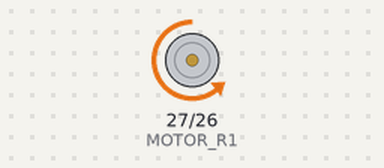
This sketch was run on a simulated ESP32. On the bench: motor-driver pin pairs drawn as motors (green arrow = first pin HIGH = forward, orange = second pin HIGH = backward, longer = more drive).

Above: at 1.5 s.
At 3.5 s:
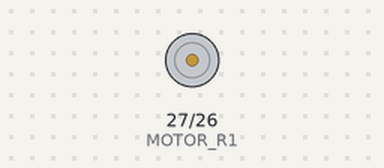
At 5.5 s:
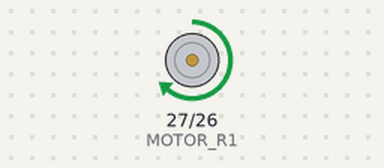
Timing chart, 0 to 10.4 s (numbered marks = the images above):
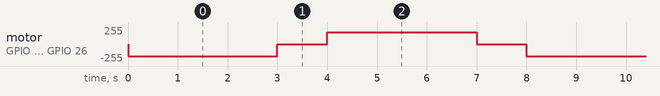

The sketch:

Motor_practice.ino
```cpp
// 右邊馬達的針腳
#define MOTOR_R1 27
#define MOTOR_R2 26

// 設定函式，只會執行一次
void setup() {
  // 馬達設為輸出模式
  pinMode(MOTOR_R1, OUTPUT);
  pinMode(MOTOR_R2, OUTPUT);
}

// 迴圈函式，會不斷重複執行
void loop() {
  // 馬達正轉3秒
  analogWrite(MOTOR_R1, 0);
  analogWrite(MOTOR_R2, 180);
  delay(3000);
  // 馬達停止1秒
  analogWrite(MOTOR_R1, 0);
  analogWrite(MOTOR_R2, 0);
  delay(1000);
  // 馬達反轉3秒
  analogWrite(MOTOR_R1, 180);
  analogWrite(MOTOR_R2, 0);
  delay(3000);
  // 馬達停止1秒
  analogWrite(MOTOR_R1, 0);
  analogWrite(MOTOR_R2, 0);
  delay(1000);
}
```

Measured:
- by itself, motor on GPIO 27 (MOTOR_R1) / GPIO 26 (MOTOR_R2): repeats every 8.0 s: stopped 1.0 s, forward 180/255 3.0 s, stopped 1.0 s, backward 180/255 3.0 s
